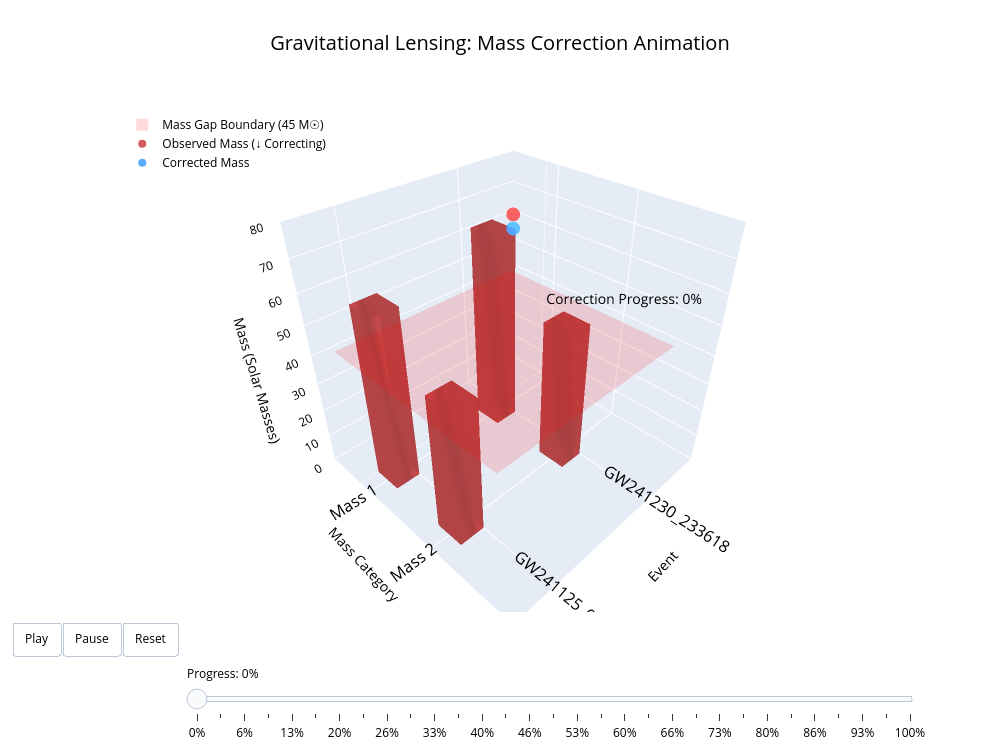

Here is the notebook cell this chart was saved with:
### Code cell
import plotly.graph_objects as go
import numpy as np

# --- 1. 数据准备 ---
events = ['GW241230_233618', 'GW241125_010116']
mass_1_obs = [68.0, 60.0]
mass_2_obs = [49.0, 47.0]
lens_mag_1 = [2.28, 1.78]
lens_mag_2 = [1.19, 1.09]

mass_1_corr = [mass_1_obs[i] / lens_mag_1[i] for i in range(2)]
mass_2_corr = [mass_2_obs[i] / lens_mag_2[i] for i in range(2)]

mass_gap_boundary = 45.0

# --- 2. 辅助函数：创建单个条形的Mesh3d顶点 ---
def create_bar_vertices(x, y, z, dx, dy, dz):
    """返回一个条形的顶点和三角形索引"""
    vertices = np.array([
        [x, y, 0],
        [x+dx, y, 0],
        [x+dx, y+dy, 0],
        [x, y+dy, 0],
        [x, y, dz],
        [x+dx, y, dz],
        [x+dx, y+dy, dz],
        [x, y+dy, dz]
    ])
    triangles = np.array([
        [0, 1, 2], [0, 2, 3],
        [4, 6, 5], [4, 7, 6],
        [0, 5, 1], [0, 4, 5],
        [3, 2, 6], [3, 6, 7],
        [0, 3, 7], [0, 7, 4],
        [1, 5, 6], [1, 6, 2]
    ])
    return vertices, triangles

# --- 3. 定义所有条形的参数 ---
# 每个条形: [x, y, dx, dy, 观测高度, 修正高度, 颜色(观测), 颜色(修正)]
bars_config = [
    # 事件1: Mass 1
    {'x': 0, 'y': 0, 'dx': 0.2, 'dy': 0.4, 'h_obs': mass_1_obs[0], 'h_corr': mass_1_corr[0], 
     'color_obs': 'rgba(200,50,50,0.8)', 'color_corr': 'rgba(50,150,255,0.8)'},
    # 事件1: Mass 2
    {'x': 0, 'y': 1.2, 'dx': 0.2, 'dy': 0.4, 'h_obs': mass_2_obs[0], 'h_corr': mass_2_corr[0],
     'color_obs': 'rgba(200,50,50,0.8)', 'color_corr': 'rgba(50,150,255,0.8)'},
    # 事件2: Mass 1
    {'x': 1, 'y': 0, 'dx': 0.2, 'dy': 0.4, 'h_obs': mass_1_obs[1], 'h_corr': mass_1_corr[1],
     'color_obs': 'rgba(200,50,50,0.8)', 'color_corr': 'rgba(50,150,255,0.8)'},
    # 事件2: Mass 2
    {'x': 1, 'y': 1.2, 'dx': 0.2, 'dy': 0.4, 'h_obs': mass_2_obs[1], 'h_corr': mass_2_corr[1],
     'color_obs': 'rgba(200,50,50,0.8)', 'color_corr': 'rgba(50,150,255,0.8)'}
]

# --- 4. 创建帧 ---
frames = []
n_frames = 30  # 动画帧数

for frame_idx in range(n_frames + 1):
    progress = frame_idx / n_frames  # 0 -> 1
    data = []
    
    # 为每个条形生成当前帧的Mesh3d
    for bar in bars_config:
        # 当前高度: 从观测值线性过渡到修正值
        h_current = bar['h_obs'] - (bar['h_obs'] - bar['h_corr']) * progress
        # 当前颜色: 从红色渐变到蓝色
        r = 200 - (200 - 50) * progress
        g = 50 + (150 - 50) * progress
        b = 50 + (255 - 50) * progress
        color = f'rgba({int(r)},{int(g)},{int(b)},0.8)'
        
        vertices, triangles = create_bar_vertices(
            bar['x'], bar['y'], 0, bar['dx'], bar['dy'], h_current
        )
        
        data.append(go.Mesh3d(
            x=vertices[:, 0],
            y=vertices[:, 1],
            z=vertices[:, 2],
            i=triangles[:, 0],
            j=triangles[:, 1],
            k=triangles[:, 2],
            color=color,
            opacity=0.8,
            hoverinfo='skip',
            showlegend=False
        ))
    
    # 添加进度标签 (在场景中显示)
    data.append(go.Scatter3d(
        x=[0.5], y=[2.6], z=[70],
        mode='text',
        text=[f'Correction Progress: {int(progress*100)}%'],
        textfont=dict(color='black', size=14),
        showlegend=False,
        hoverinfo='skip'
    ))
    
    frames.append(go.Frame(data=data, name=f'frame{frame_idx}'))

# --- 5. 创建初始图形 (第一帧) ---
# 初始状态: progress = 0 (只有观测值)
initial_data = []
for bar in bars_config:
    vertices, triangles = create_bar_vertices(
        bar['x'], bar['y'], 0, bar['dx'], bar['dy'], bar['h_obs']
    )
    initial_data.append(go.Mesh3d(
        x=vertices[:, 0],
        y=vertices[:, 1],
        z=vertices[:, 2],
        i=triangles[:, 0],
        j=triangles[:, 1],
        k=triangles[:, 2],
        color=bar['color_obs'],
        opacity=0.8,
        hoverinfo='skip',
        showlegend=False
    ))

# 添加质量间隙边界平面
x_plane = np.array([-0.3, 1.3, 1.3, -0.3])
y_plane = np.array([-0.2, -0.2, 2.4, 2.4])
z_plane = np.full_like(x_plane, mass_gap_boundary)
initial_data.append(go.Mesh3d(
    x=x_plane,
    y=y_plane,
    z=z_plane,
    color='red',
    opacity=0.15,
    name='Mass Gap Boundary (45 M☉)',
    showlegend=True,
    hoverinfo='skip'
))

# 添加初始进度标签
initial_data.append(go.Scatter3d(
    x=[0.5], y=[2.6], z=[70],
    mode='text',
    text=['Correction Progress: 0%'],
    textfont=dict(color='black', size=14),
    showlegend=False,
    hoverinfo='skip'
))

# 添加图例
initial_data.append(go.Scatter3d(
    x=[-0.5], y=[-0.5], z=[60],
    mode='markers',
    marker=dict(size=8, color='rgba(200,50,50,0.8)'),
    name='Observed Mass (↓ Correcting)'
))
initial_data.append(go.Scatter3d(
    x=[-0.5], y=[-0.5], z=[55],
    mode='markers',
    marker=dict(size=8, color='rgba(50,150,255,0.8)'),
    name='Corrected Mass'
))

# --- 6. 创建图形 ---
fig = go.Figure(
    data=initial_data,
    layout=go.Layout(
        title=dict(
            text='Gravitational Lensing: Mass Correction Animation',
            font=dict(size=20),
            x=0.5
        ),
        scene=dict(
            xaxis=dict(
                title='Event',
                tickvals=[0, 1],
                ticktext=events,
                tickfont=dict(size=14)
            ),
            yaxis=dict(
                title='Mass Category',
                tickvals=[0.2, 1.4],
                ticktext=['Mass 1', 'Mass 2'],
                tickfont=dict(size=14)
            ),
            zaxis=dict(
                title='Mass (Solar Masses)',
                range=[0, 80],
                tickfont=dict(size=12)
            ),
            bgcolor='white'
        ),
        width=1000,
        height=750,
        legend=dict(
            x=0.02,
            y=0.98,
            bgcolor='rgba(255,255,255,0.9)',
            font=dict(size=12)
        ),
        font=dict(color='black'),
        # 动画控制: 添加滑块和播放按钮
        updatemenus=[dict(
            type='buttons',
            buttons=[
                dict(label='Play',
                     method='animate',
                     args=[None, {'frame': {'duration': 100, 'redraw': True},
                                  'fromcurrent': True, 'transition': {'duration': 50}}]),
                dict(label='Pause',
                     method='animate',
                     args=[[None], {'frame': {'duration': 0, 'redraw': False},
                                    'mode': 'immediate',
                                    'transition': {'duration': 0}}]),
                dict(label='Reset',
                     method='animate',
                     args=[[None], {'frame': {'duration': 0, 'redraw': True},
                                    'mode': 'immediate',
                                    'transition': {'duration': 0}}])
            ],
            direction='left',
            pad={'r': 10, 't': 10},
            showactive=False,
            x=0.1,
            y=0,
            xanchor='right',
            yanchor='top'
        )],
        sliders=[dict(
            steps=[
                dict(
                    args=[
                        [f'frame{k}'],
                        {'frame': {'duration': 50, 'redraw': True},
                         'mode': 'immediate',
                         'transition': {'duration': 30}}
                    ],
                    label=f'{int(k/n_frames*100)}%',
                    method='animate'
                ) for k in range(n_frames + 1)
            ],
            active=0,
            currentvalue={'prefix': 'Progress: '},
            pad={'t': 50},
            len=0.9,
            x=0.1,
            y=0,
            xanchor='left',
            yanchor='top'
        )],
        # 添加默认的自动播放
        # 第一次显示时自动播放
    ),
    frames=frames
)

# 添加自动播放的动画（延迟一点开始）
# 使用 plotly 的 frame 自动播放
fig.show()

# --- 打印数值摘要 ---
print("="*60)
print("SUMMARY: Gravitational Lensing Mass Correction")
print("="*60)
for i, event in enumerate(events):
    print(f"\n{event}:")
    print(f"  Mass 1: Observed {mass_1_obs[i]:.1f} M☉ → Corrected {mass_1_corr[i]:.1f} M☉ (μ={lens_mag_1[i]:.2f})")
    print(f"  Mass 2: Observed {mass_2_obs[i]:.1f} M☉ → Corrected {mass_2_corr[i]:.1f} M☉ (μ={lens_mag_2[i]:.2f})")
print("="*60)

### Figure 1 — Plotly figure (JSON) as saved in the notebook; plotly's stock layout.template omitted (floating-point values rounded to 4 significant figures)
{"data": [{"color": "rgba(200,50,50,0.8)", "hoverinfo": "skip", "i": [0, 0, 4, 4, 0, 0, 3, 3, 0, 0, 1, 1], "j": [1, 2, 6, 7, 5, 4, 2, 6, 3, 7, 5, 6], "k": [2, 3, 5, 6, 1, 5, 6, 7, 7, 4, 6, 2], "opacity": 0.8, "showlegend": false, "type": "mesh3d", "x": [0.0, 0.2, 0.2, 0.0, 0.0, 0.2, 0.2, 0.0], "y": [0.0, 0.0, 0.4, 0.4, 0.0, 0.0, 0.4, 0.4], "z": [0.0, 0.0, 0.0, 0.0, 68.0, 68.0, 68.0, 68.0]}, {"color": "rgba(200,50,50,0.8)", "hoverinfo": "skip", "i": [0, 0, 4, 4, 0, 0, 3, 3, 0, 0, 1, 1], "j": [1, 2, 6, 7, 5, 4, 2, 6, 3, 7, 5, 6], "k": [2, 3, 5, 6, 1, 5, 6, 7, 7, 4, 6, 2], "opacity": 0.8, "showlegend": false, "type": "mesh3d", "x": [0.0, 0.2, 0.2, 0.0, 0.0, 0.2, 0.2, 0.0], "y": [1.2, 1.2, 1.6, 1.6, 1.2, 1.2, 1.6, 1.6], "z": [0.0, 0.0, 0.0, 0.0, 49.0, 49.0, 49.0, 49.0]}, {"color": "rgba(200,50,50,0.8)", "hoverinfo": "skip", "i": [0, 0, 4, 4, 0, 0, 3, 3, 0, 0, 1, 1], "j": [1, 2, 6, 7, 5, 4, 2, 6, 3, 7, 5, 6], "k": [2, 3, 5, 6, 1, 5, 6, 7, 7, 4, 6, 2], "opacity": 0.8, "showlegend": false, "type": "mesh3d", "x": [1.0, 1.2, 1.2, 1.0, 1.0, 1.2, 1.2, 1.0], "y": [0.0, 0.0, 0.4, 0.4, 0.0, 0.0, 0.4, 0.4], "z": [0.0, 0.0, 0.0, 0.0, 60.0, 60.0, 60.0, 60.0]}, {"color": "rgba(200,50,50,0.8)", "hoverinfo": "skip", "i": [0, 0, 4, 4, 0, 0, 3, 3, 0, 0, 1, 1], "j": [1, 2, 6, 7, 5, 4, 2, 6, 3, 7, 5, 6], "k": [2, 3, 5, 6, 1, 5, 6, 7, 7, 4, 6, 2], "opacity": 0.8, "showlegend": false, "type": "mesh3d", "x": [1.0, 1.2, 1.2, 1.0, 1.0, 1.2, 1.2, 1.0], "y": [1.2, 1.2, 1.6, 1.6, 1.2, 1.2, 1.6, 1.6], "z": [0.0, 0.0, 0.0, 0.0, 47.0, 47.0, 47.0, 47.0]}, {"color": "red", "hoverinfo": "skip", "name": "Mass Gap Boundary (45 M☉)", "opacity": 0.15, "showlegend": true, "type": "mesh3d", "x": [-0.3, 1.3, 1.3, -0.3], "y": [-0.2, -0.2, 2.4, 2.4], "z": [45.0, 45.0, 45.0, 45.0]}, {"hoverinfo": "skip", "mode": "text", "showlegend": false, "text": ["Correction Progress: 0%"], "textfont": {"color": "black", "size": 14}, "type": "scatter3d", "x": [0.5], "y": [2.6], "z": [70]}, {"marker": {"color": "rgba(200,50,50,0.8)", "size": 8}, "mode": "markers", "name": "Observed Mass (↓ Correcting)", "type": "scatter3d", "x": [-0.5], "y": [-0.5], "z": [60]}, {"marker": {"color": "rgba(50,150,255,0.8)", "size": 8}, "mode": "markers", "name": "Corrected Mass", "type": "scatter3d", "x": [-0.5], "y": [-0.5], "z": [55]}], "layout": {"font": {"color": "black"}, "height": 750, "legend": {"bgcolor": "rgba(255,255,255,0.9)", "font": {"size": 12}, "x": 0.02, "y": 0.98}, "scene": {"bgcolor": "white", "xaxis": {"tickfont": {"size": 14}, "ticktext": ["GW241230_233618", "GW241125_010116"], "tickvals": [0, 1], "title": {"text": "Event"}}, "yaxis": {"tickfont": {"size": 14}, "ticktext": ["Mass 1", "Mass 2"], "tickvals": [0.2, 1.4], "title": {"text": "Mass Category"}}, "zaxis": {"range": [0, 80], "tickfont": {"size": 12}, "title": {"text": "Mass (Solar Masses)"}}}, "sliders": [{"active": 0, "currentvalue": {"prefix": "Progress: "}, "len": 0.9, "pad": {"t": 50}, "steps": [{"args": [["frame0"], {"frame": {"duration": 50, "redraw": true}, "mode": "immediate", "transition": {"duration": 30}}], "label": "0%", "method": "animate"}, {"args": [["frame1"], {"frame": {"duration": 50, "redraw": true}, "mode": "immediate", "transition": {"duration": 30}}], "label": "3%", "method": "animate"}, {"args": [["frame2"], {"frame": {"duration": 50, "redraw": true}, "mode": "immediate", "transition": {"duration": 30}}], "label": "6%", "method": "animate"}, {"args": [["frame3"], {"frame": {"duration": 50, "redraw": true}, "mode": "immediate", "transition": {"duration": 30}}], "label": "10%", "method": "animate"}, {"args": [["frame4"], {"frame": {"duration": 50, "redraw": true}, "mode": "immediate", "transition": {"duration": 30}}], "label": "13%", "method": "animate"}, {"args": [["frame5"], {"frame": {"duration": 50, "redraw": true}, "mode": "immediate", "transition": {"duration": 30}}], "label": "16%", "method": "animate"}, {"args": [["frame6"], {"frame": {"duration": 50, "redraw": true}, "mode": "immediate", "transition": {"duration": 30}}], "label": "20%", "method": "animate"}, {"args": [["frame7"], {"frame": {"duration": 50, "redraw": true}, "mode": "immediate", "transition": {"duration": 30}}], "label": "23%", "method": "animate"}, {"args": [["frame8"], {"frame": {"duration": 50, "redraw": true}, "mode": "immediate", "transition": {"duration": 30}}], "label": "26%", "method": "animate"}, {"args": [["frame9"], {"frame": {"duration": 50, "redraw": true}, "mode": "immediate", "transition": {"duration": 30}}], "label": "30%", "method": "animate"}, {"args": [["frame10"], {"frame": {"duration": 50, "redraw": true}, "mode": "immediate", "transition": {"duration": 30}}], "label": "33%", "method": "animate"}, {"args": [["frame11"], {"frame": {"duration": 50, "redraw": true}, "mode": "immediate", "transition": {"duration": 30}}], "label": "36%", "method": "animate"}, {"args": [["frame12"], {"frame": {"duration": 50, "redraw": true}, "mode": "immediate", "transition": {"duration": 30}}], "label": "40%", "method": "animate"}, {"args": [["frame13"], {"frame": {"duration": 50, "redraw": true}, "mode": "immediate", "transition": {"duration": 30}}], "label": "43%", "method": "animate"}, {"args": [["frame14"], {"frame": {"duration": 50, "redraw": true}, "mode": "immediate", "transition": {"duration": 30}}], "label": "46%", "method": "animate"}, {"args": [["frame15"], {"frame": {"duration": 50, "redraw": true}, "mode": "immediate", "transition": {"duration": 30}}], "label": "50%", "method": "animate"}, {"args": [["frame16"], {"frame": {"duration": 50, "redraw": true}, "mode": "immediate", "transition": {"duration": 30}}], "label": "53%", "method": "animate"}, {"args": [["frame17"], {"frame": {"duration": 50, "redraw": true}, "mode": "immediate", "transition": {"duration": 30}}], "label": "56%", "method": "animate"}, {"args": [["frame18"], {"frame": {"duration": 50, "redraw": true}, "mode": "immediate", "transition": {"duration": 30}}], "label": "60%", "method": "animate"}, {"args": [["frame19"], {"frame": {"duration": 50, "redraw": true}, "mode": "immediate", "transition": {"duration": 30}}], "label": "63%", "method": "animate"}, {"args": [["frame20"], {"frame": {"duration": 50, "redraw": true}, "mode": "immediate", "transition": {"duration": 30}}], "label": "66%", "method": "animate"}, {"args": [["frame21"], {"frame": {"duration": 50, "redraw": true}, "mode": "immediate", "transition": {"duration": 30}}], "label": "70%", "method": "animate"}, {"args": [["frame22"], {"frame": {"duration": 50, "redraw": true}, "mode": "immediate", "transition": {"duration": 30}}], "label": "73%", "method": "animate"}, {"args": [["frame23"], {"frame": {"duration": 50, "redraw": true}, "mode": "immediate", "transition": {"duration": 30}}], "label": "76%", "method": "animate"}, {"args": [["frame24"], {"frame": {"duration": 50, "redraw": true}, "mode": "immediate", "transition": {"duration": 30}}], "label": "80%", "method": "animate"}, {"args": [["frame25"], {"frame": {"duration": 50, "redraw": true}, "mode": "immediate", "transition": {"duration": 30}}], "label": "83%", "method": "animate"}, {"args": [["frame26"], {"frame": {"duration": 50, "redraw": true}, "mode": "immediate", "transition": {"duration": 30}}], "label": "86%", "method": "animate"}, {"args": [["frame27"], {"frame": {"duration": 50, "redraw": true}, "mode": "immediate", "transition": {"duration": 30}}], "label": "90%", "method": "animate"}, {"args": [["frame28"], {"frame": {"duration": 50, "redraw": true}, "mode": "immediate", "transition": {"duration": 30}}], "label": "93%", "method": "animate"}, {"args": [["frame29"], {"frame": {"duration": 50, "redraw": true}, "mode": "immediate", "transition": {"duration": 30}}], "label": "96%", "method": "animate"}, {"args": [["frame30"], {"frame": {"duration": 50, "redraw": true}, "mode": "immediate", "transition": {"duration": 30}}], "label": "100%", "method": "animate"}], "x": 0.1, "xanchor": "left", "y": 0, "yanchor": "top"}], "title": {"font": {"size": 20}, "text": "Gravitational Lensing: Mass Correction Animation", "x": 0.5}, "updatemenus": [{"buttons": [{"args": [null, {"frame": {"duration": 100, "redraw": true}, "fromcurrent": true, "transition": {"duration": 50}}], "label": "Play", "method": "animate"}, {"args": [[null], {"frame": {"duration": 0, "redraw": false}, "mode": "immediate", "transition": {"duration": 0}}], "label": "Pause", "method": "animate"}, {"args": [[null], {"frame": {"duration": 0, "redraw": true}, "mode": "immediate", "transition": {"duration": 0}}], "label": "Reset", "method": "animate"}], "direction": "left", "pad": {"r": 10, "t": 10}, "showactive": false, "type": "buttons", "x": 0.1, "xanchor": "right", "y": 0, "yanchor": "top"}], "width": 1000}}
